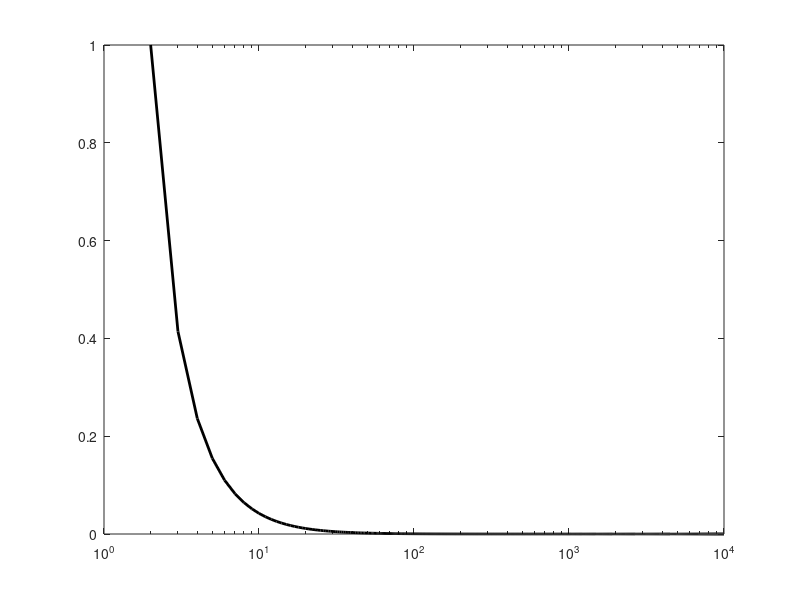

Reproduce this figure in MATLAB.
N = 10000;
X = 1 : N;
gamma = zeros( N, 1 );
eta = zeros( N, 1 );
for i = 1 : N
    alpha = pi / ( 2 * i + 2 );
    gamma( i ) = 2 * cos( alpha )^2 - 1;
    eta( i ) = 2 * sin( alpha )^2 / gamma( i );
end
%semilogx( X, gamma, "k", "Linewidth", 2);
semilogx( X( 2 : end ), eta( 2 : end ), "k", "Linewidth", 2);